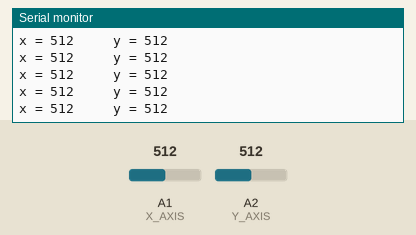
Recording of a sketch running on a simulated Arduino Uno, built with avr-gcc and run on an emulated ATmega328P. On the bench: the last lines printed to the serial monitor. Inputs (shaded band) come from the test bench; at power-on: A1 (X_AXIS) = 512, A2 (Y_AXIS) = 512.

Above: at 1.2 s.
1.3 s: A1 (X_AXIS) set to 716
At 2.0 s:
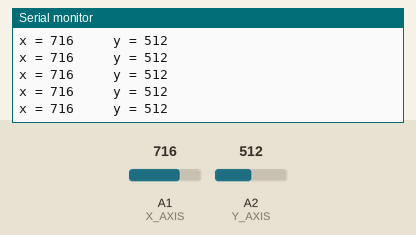
2.8 s: A2 (Y_AXIS) set to 716
At 2.99 s:
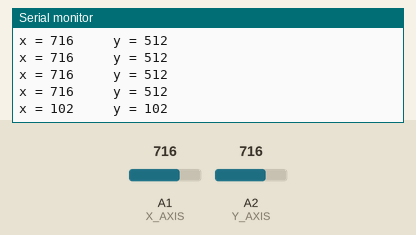
4.3 s: A1 (X_AXIS) set to 900
At 4.38 s:
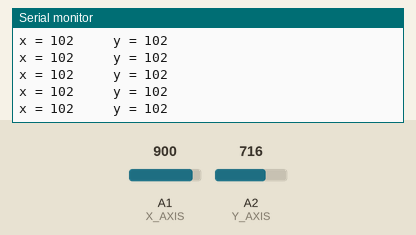
5.8 s: A2 (Y_AXIS) set to 900
At 5.89 s:
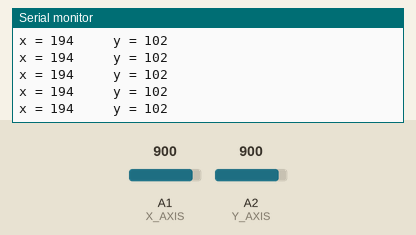
Timing chart, 0 to 8.3 s (numbered marks = the images above; inputs shaded):
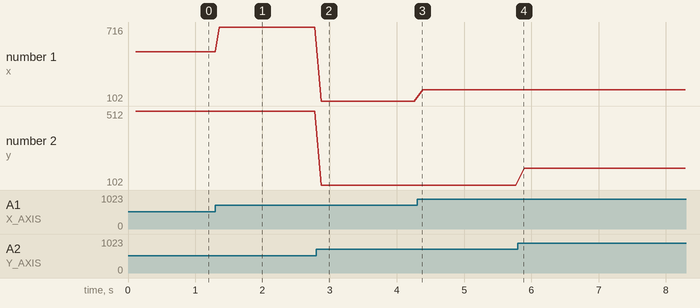

The sketch:

remoteV7.ino
```cpp
#include <SoftwareSerial.h>

#define Y_AXIS A2
#define X_AXIS A1
#define SW A0
#define DECALAGE 1

SoftwareSerial BTSerial(10, 11);  // RX | TX

void setup() {
  Serial.begin(115200);
  BTSerial.begin(38400);
  Serial.print("ok");

  pinMode(X_AXIS, INPUT);
  pinMode(Y_AXIS, INPUT);
  pinMode(SW, INPUT);
}

void motManagement(int* axe_x, int* axe_y, uint8_t* lmot, uint8_t* rmot) {
  if (*axe_x > 512 && *axe_y > 512) {
    *axe_x -= 512;
    *axe_y -= 512;
    *axe_x = *axe_x >> DECALAGE;
    *axe_y = *axe_y >> DECALAGE;
    if (*axe_y < *axe_x) {
      *lmot = *axe_x & 0xFE;
      *rmot = *axe_x | 0x01;
    } else {
      *lmot = *axe_y & 0xFE;
      *rmot = *axe_y & 0xFE;
    }
  } else if (*axe_x < 512 && *axe_y > 512) {
    *axe_x = 510 - *axe_x;
    *axe_y -= 512;
    *axe_x = *axe_x >> DECALAGE;
    *axe_y = *axe_y >> DECALAGE;
    if (*axe_y < *axe_x) {
      *lmot = *axe_x | 0x01;
      *rmot = *axe_x & 0xFE;
    } else {
      *lmot = *axe_y & 0xFE;
      *rmot = *axe_y & 0xFE;
    }
  } else if (*axe_x > 512 && *axe_y < 512) {
    *axe_x -= 512;
    *axe_y = 510 - *axe_y;
    *axe_x = *axe_x >> DECALAGE;
    *axe_y = *axe_y >> DECALAGE;
    if (*axe_y < *axe_x) {
      *lmot = *axe_x & 0xFE;
      *rmot = *axe_x | 0x01;
    } else {
      *lmot = *axe_y | 0x01;
      *rmot = *axe_y | 0x01;
    }
  } else if (*axe_x < 513 && *axe_y < 512) {
    *axe_x = 510 - *axe_x;
    *axe_y = 510 - *axe_y;
    *axe_x = *axe_x >> DECALAGE;
    *axe_y = *axe_y >> DECALAGE;
    if (*axe_y < *axe_x) {
      *lmot = *axe_x | 0x01;
      *rmot = *axe_x & 0xFE;
    } else {
      *lmot = *axe_y | 0x01;
      *rmot = *axe_y | 0x01;
    }
  } else {
    *rmot = 0;
    *lmot = 0;
  }
}

void loop() {
  uint8_t lmot, rmot;
  int axe_x = analogRead(X_AXIS);
  int axe_y = analogRead(Y_AXIS);
  motManagement(&axe_x, &axe_y, &lmot, &rmot);
  uint16_t data = (uint8_t)lmot | (uint8_t)rmot << 8;
  BTSerial.println(data);

  //DEBUG ANTI-SPAM CODE
  static uint8_t pina = 0;
  static uint8_t cassis = 0;
  if (pina == 1) {
    char string[20];
    sprintf(string, "x = %d     y = %d\n\r", axe_x, axe_y);
    Serial.println(string);
    pina = 0;
  } else if (pina == 0) {
    cassis++;
  }
  if (cassis > 50) {
    cassis = 0;
    pina = 1;
  }
  //DEBUG ANTI-SPAM CODE
}
```

Measured:
- after the input at 1.3 s, the serial monitor: prints a new line after 0.06 s (image 1)
- after the input at 2.8 s, the serial monitor: prints a new line after 0.08 s (image 2)
- plotted number 1: 512 → 716 after the input at 1.3 s, 716 → 102 after the input at 2.8 s, 102 → 194 after the input at 4.3 s
- plotted number 2: 512 → 102 after the input at 2.8 s
